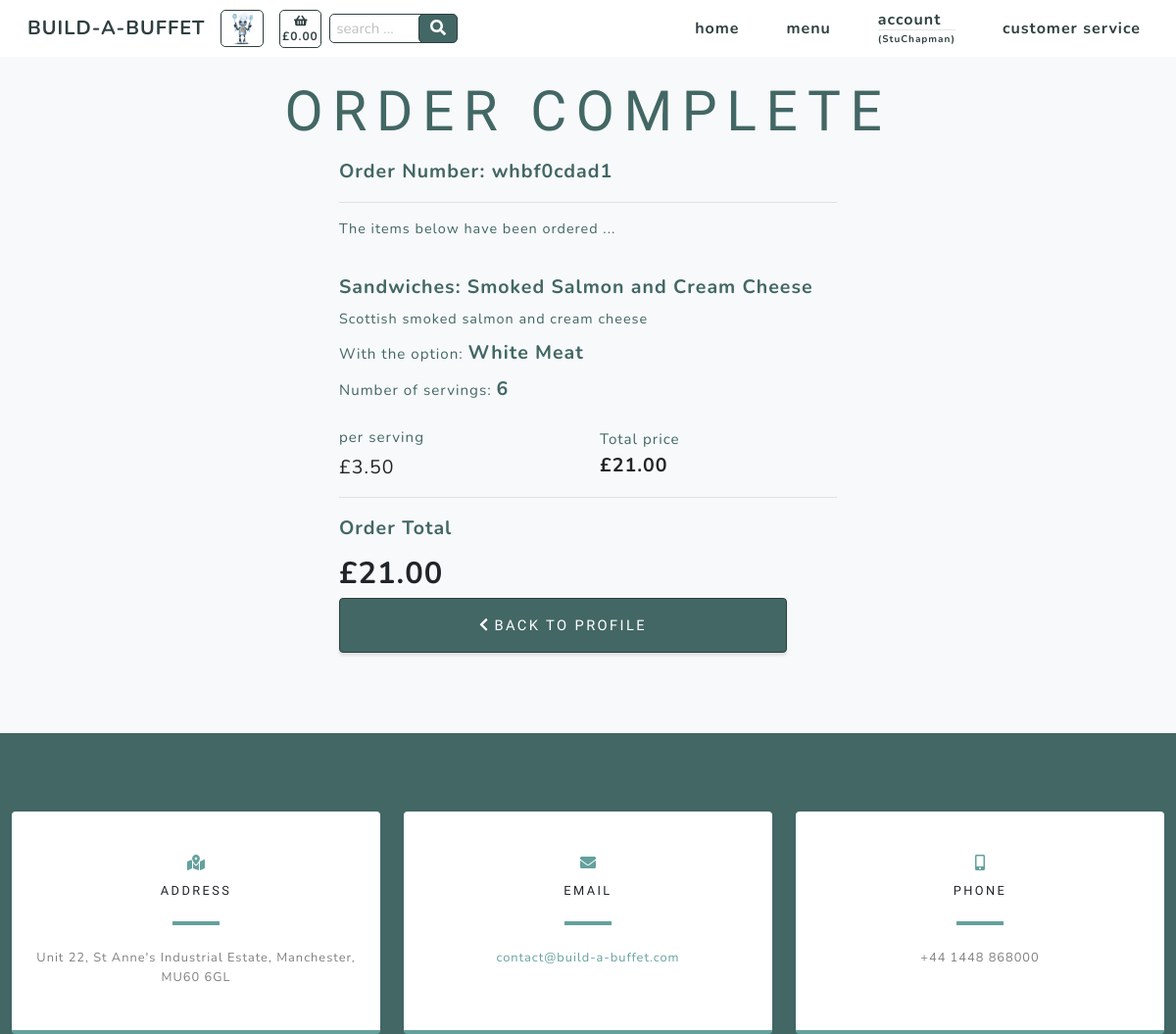
/checkout/order_success/whbf0cdad1 (signed in), run on the app's committed database.
### checkout/models.py (models this page shows, shortened)
class Order(models.Model):
    customer_name = models.CharField(max_length=50, null=False, blank=False)
    order_number = models.CharField(max_length=32, null=False, editable=False)
    cookie = models.CharField(max_length=32, null=False, editable=False)
    full_name = models.CharField(max_length=50, null=False, blank=False)
    email = models.EmailField(max_length=254, null=False, blank=False)
    phone_number = models.CharField(max_length=20, null=False, blank=False)
    country = CountryField(blank_label='Country *', null=False, blank=False)
    postcode = models.CharField(max_length=20, null=True, blank=True)
    town_or_city = models.CharField(max_length=40, null=False, blank=False)
    street_address1 = models.CharField(max_length=80, null=False, blank=False)
    street_address2 = models.CharField(max_length=80, null=True, blank=True)
    county = models.CharField(max_length=80, null=True, blank=True)
    date = models.DateTimeField(auto_now_add=True)
    delivery_cost = models.DecimalField(max_digits=6, decimal_places=2, null=False, default=0)
    order_total = models.DecimalField(max_digits=10, decimal_places=2, null=False, default=0)
    grand_total = models.DecimalField(max_digits=10, decimal_places=2, null=False, default=0)
    stripe_pid = models.CharField(max_length=254, null=False, blank=False, default='')
    user_profile = models.ForeignKey(UserProfile, on_delete=models.SET_NULL,
                                     null=True, blank=True,
                                     related_name='orders')

class Order_items(models.Model):
    class Meta:
        verbose_name_plural = 'Order_items'
    order_number = models.CharField(max_length=32, null=False, editable=False)
    cookie = models.CharField(max_length=32, null=False, editable=False)
    item_number = models.DecimalField(max_digits=8, decimal_places=0)
    category = models.CharField(max_length=254)
    name = models.CharField(max_length=254)
    servings = models.DecimalField(max_digits=3, decimal_places=0)
    option = models.CharField(max_length=254)
    total_price = models.DecimalField(max_digits=6, decimal_places=2, null=True, blank=True)

### products/models.py (models this page shows, shortened)
class Product(models.Model):
    category = models.ForeignKey('Category', null=True,
                                 on_delete=models.SET_NULL)
    id_no = models.CharField(max_length=254, null=True)
    name = models.CharField(max_length=254)
    description = models.CharField(max_length=254)
    price = models.DecimalField(max_digits=6, decimal_places=2)
    range = models.CharField(max_length=254, null=True)

class Options(models.Model):
    class Meta:
        verbose_name_plural = 'Options'
    category = models.ForeignKey('Category', null=True,
                                 on_delete=models.SET_NULL)
    id_no = models.CharField(max_length=254, null=True)
    option1 = models.CharField(max_length=24)
    option2 = models.CharField(max_length=24)
    option3 = models.CharField(max_length=24)

### checkout/views.py (the view)
# urls.py: path('order_success/<order_number>', views.order_success, name='order_success'),
def order_success(request, order_number):
    order = get_object_or_404(Order, order_number=order_number)
    orders = Order.objects.filter(order_number=order_number)
    order_items = Order_items.objects.filter(order_number=order_number)
    products = Product.objects.all()
    options = Options.objects.all()
    """ Check current user is purchaser """
    current_user = str(request.user)
    purchaser = str(order.customer_name)
    if current_user != purchaser:
        return render(request, 'allauth/account/login.html')
    else:
        context = {
            'order': order,
            'orders': orders,
            'order_items': order_items,
            'products': products,
            'options': options,
        }
        return render(request, 'checkout/order_success.html', context)

### basket/contexts.py (called while the page is built)
def basket_context(request):
    cookie_key = settings.COOKIE_KEY
    try:
        cookie = request.COOKIES[cookie_key]
        basket_total = Basket.objects.filter(cookie=cookie).aggregate(Sum('total_price'))
        if basket_total['total_price__sum'] is None:
            basket_total = ""
    except KeyError:
        basket_total = ""
        cookie = 99999999
    context = {
            'cookie': cookie,
            'cookie_key': cookie_key,
            'basket_total': basket_total,
        }
    return context

### checkout/templates/checkout/order_success.html (shortened to what this page needs)
{% extends "base.html" %}
{% load static %}
{% block content %}
    <section class="products-section bg-light" id="products">
        <div class="container">
            <div class="row justify-content-center no-gutters">
                <div class="col-xl-12">
                    <h1 class="product-text-one mx-auto text-uppercase text-center flex-margin-b text-blue">Order Complete</h1>
                </div>
                <div class="col-12 col-lg-6 order-lg-last">
                    <div class="text-center h-100 project">
                        <div class="d-flex h-100">
                            <div class="product-container w-100 mt-0 text-center text-xl-left">
                                <div class="product-text-two mx-auto flex-margin-b text-blue bold">
                                    Order Number: {{ order.order_number }}
                                </div>
                                <hr>
                                <div class="product-text-three mx-auto flex-margin-b text-blue">
                                    The items below have been ordered ...
                                </div>
                                <br>
                                {% for item in order_items %}
                                    <div class="product-text-two mx-auto mb-2 text-blue bold">
                                        {{ item.category.title }}: {{ item.name }}
                                    </div>
                                    {% for product in products %}
                                        {% if product.name == item.name %}
                                            <div class="product-text-three mx-auto mb-2 text-blue">
                                                {{ product.description }}
                                            </div>
                                        {% endif %}
                                    {% endfor %}
                                    <div class="text-blue text-xs mb-2">With the option:
                                        {% if item.option == "selected-one" %}
                                            {% for option in options %}
                                                <span class="text-blue product-text-two mb-2 bold">
                                                    {{ option.option1.title }}
                                                </span>
                                            {% endfor %}
                                        {% endif %}
                                    </div>
                                    <div class="text-blue text-xs mb-4">Number of servings:
                                        <span id="servings" class="text-blue product-text-two mb-2 bold">
                                            {{ item.servings }}
                                        </span>
                                    </div>
                                    <div class="row">
                                        <div class="col-6 my-auto">
                                            {% for product in products %}
                                                {% if product.name == item.name %}
                                                    <div class="text-blue text-xs">
                                                        per serving
                                                    </div>
                                                    <div class="product-text-two mt-1">
                                                        £{{ product.price }}
                                                    </div>
                                                {% endif %}
                                            {% endfor %}
                                        </div>
                                        <div class="col-6 my-auto">
                                            <div class="text-blue text-xs">
                                                Total price
                                            </div>
                                            <div class="product-text-two bold">
                                                £{{ item.total_price }}
                                            </div>
                                        </div>
                                    </div>
                                    <hr>
                                {% endfor %}
                                <div class="col-12 col-lg-4 my-auto pl-0">
                                    <div class="product-text-two mx-auto mb-2 text-blue bold">
                                        Order Total
                                    </div>
                                    {% for order in orders %}
                                        <div class="product-text-header bold">
                                            £{{ order.order_total|floatformat:"2" }}
                                        </div>
                                    {% endfor %}
                                </div>
                                <div>
                                    {% if request.user.is_authenticated %}
                                        <a class="checkout-button border-solid masthead-button btn btn-primary js-scroll-trigger"
                                            href="{% url 'profile' %}">
                                            <i class="fas fa-chevron-left" aria-hidden="true"></i> back to profile</a>
                                    {% endif %}
                                </div>
                            </div>
                        </div>
                    </div>
                </div>
            </div>
        </div>
    </section>
{% include 'includes/contact.html' %}
{% endblock %}

### templates/base.html (shortened to what this page needs)
{% load static %}
<!doctype html>
<html lang="en">
  <head>
    {% block corecss %}
        <link href="{% static 'css/styles.css' %}" rel="stylesheet" />
        <link href="{% static 'css/slider.css' %}" rel="stylesheet" />
    {% endblock %}
  </head>
  <body id="page-top" onload="createCookie()">
        <nav class="navbar navbar-expand-lg navbar-light fixed-top" id="mainNav">
            <div class="container">
                <a class="navbar-brand js-scroll-trigger navbar-brand-vis" href="#page-top">BUILD-A-BUFFET</a>
                <div>
                    <ul class="navbar-nav ml-auto align-vertically">
                        <li class="nav-item"><a class="nav-link js-scroll-trigger bartholemew-menu" href=""><img src="{{ MEDIA_URL }}assets/img/bartholemew-sml.jpg" alt="bartholemew" height="36"></a></li>
                    </ul>
                </div>
                <div>
                    <ul class="navbar-nav ml-auto align-vertically">
                        {% if basket_total.total_price__sum != None %}
                            <li class="nav-item"><a class="nav-link js-scroll-trigger text-center text-xs-nav basket" href="{% url 'basket' %}"><i class="fa fa-shopping-basket" aria-hidden="true"></i><br><span class=" text-xs-nav">£{{ basket_total.total_price__sum|floatformat:"2" }}</span></a></li>
                        {% else %}
                            <li class="nav-item"><a class="nav-link js-scroll-trigger text-center text-xs-nav basket" href="{% url 'basket' %}"><i class="fa fa-shopping-basket" aria-hidden="true"></i><br><span class=" text-xs-nav">£0.00</span></a></li>
                        {% endif %}
                    </ul>
                </div>
                <div class="ml-2 mr-auto">
                    <form action="{% url 'search_products' %}" method="GET" id="product_search_form" >
                        <input class="search-input text-blue text-xs" type="text" name="product_search" id="product_search" placeholder=" search ..." maxlength="18">>
                        <button class="search-button text-center" type="submit">
                                <i class="fas fa-search"></i>
                        </button>
                    </form>
                </div>
                <div class="collapse navbar-collapse" id="navbarResponsive">
                    <ul class="navbar-nav ml-auto">
                        <li class="nav-item my-auto"><a class="nav-link js-scroll-trigger" href="{% url 'home' %}">home</a></li>
                        <li class="nav-item dropdown my-auto">
                            <a class="nav-link js-scroll-trigger" href="#" id="all-menus-link" data-toggle="dropdown" aria-haspopup="true" aria-expanded="false">
                                menu
                            </a>
                        </li>
                        <li class="nav-item dropdown">
                            {% if request.user.is_authenticated %}
                                <a class="nav-link js-scroll-trigger" href="#" id="account-link" data-toggle="dropdown" aria-haspopup="true" aria-expanded="false">
                                    account
                                    <hr class="d-none d-lg-block user-br">
                                    <span class="user-text">
                                    ({{ request.user }})</span>
                                </a>
                            {% else %}
                                <a class="nav-link" href="{% url 'account_login' %}">login</a>
                            {% endif %}
                        </li>
                        <li class="nav-item my-auto"><a class="nav-link js-scroll-trigger" href="{% url 'service' %}">customer service</a></li>
                    </ul>
                </div>
            </div>
        </nav>
    {% block content %}
    {% endblock %}
  </body>
</html>

### data on the page
Order: order_number "whbf0cdad1", order_total "21.00"
Order_items: category "Sandwiches", name "Smoked Salmon and Cream Cheese", servings "6", total_price "21.00"
Product: description "Scottish smoked salmon and cream cheese", price "3.50"
Options: option1 "White"
Options: option1 "Meat"

### other printed values
{{ request.user }} "StuChapman"
